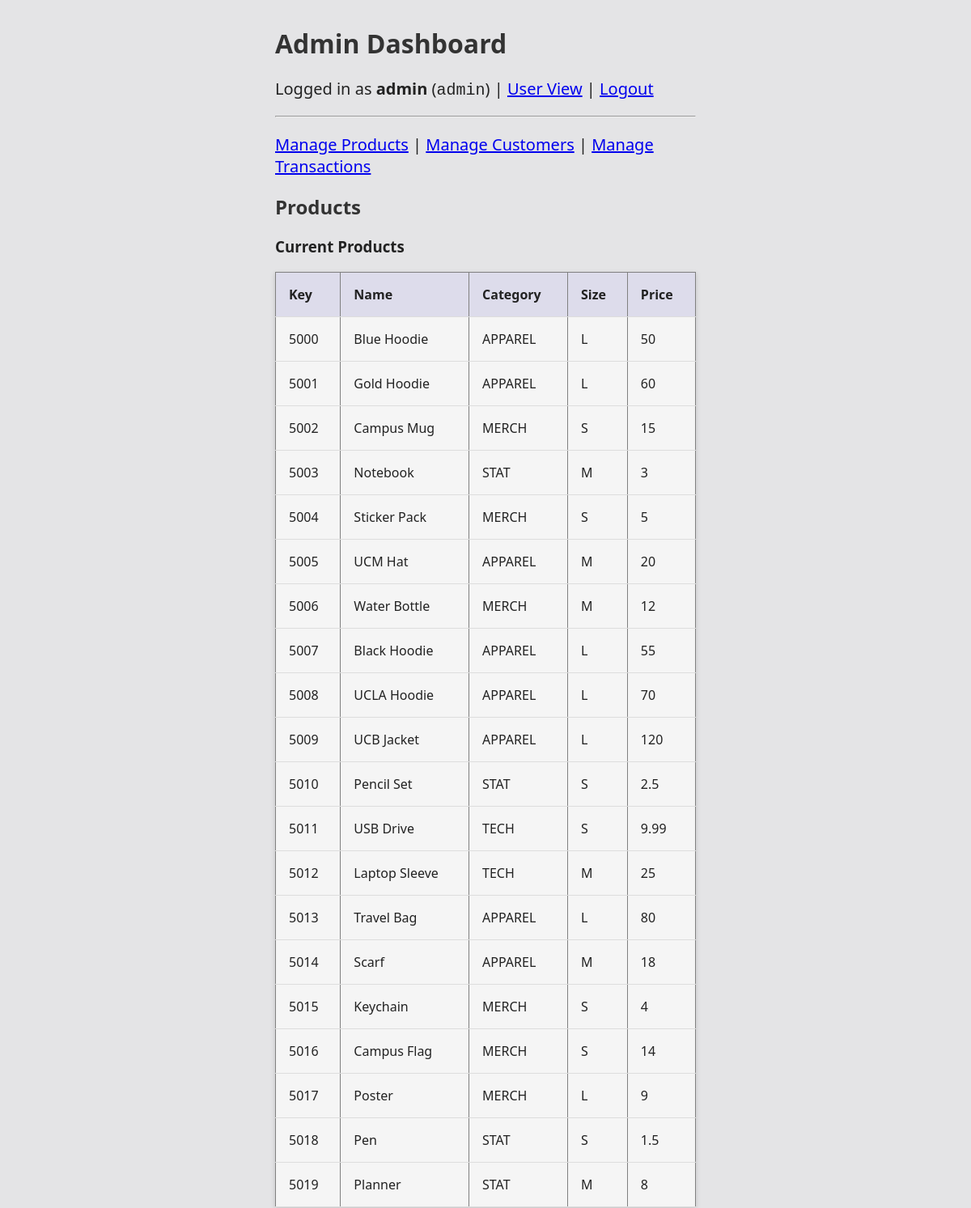
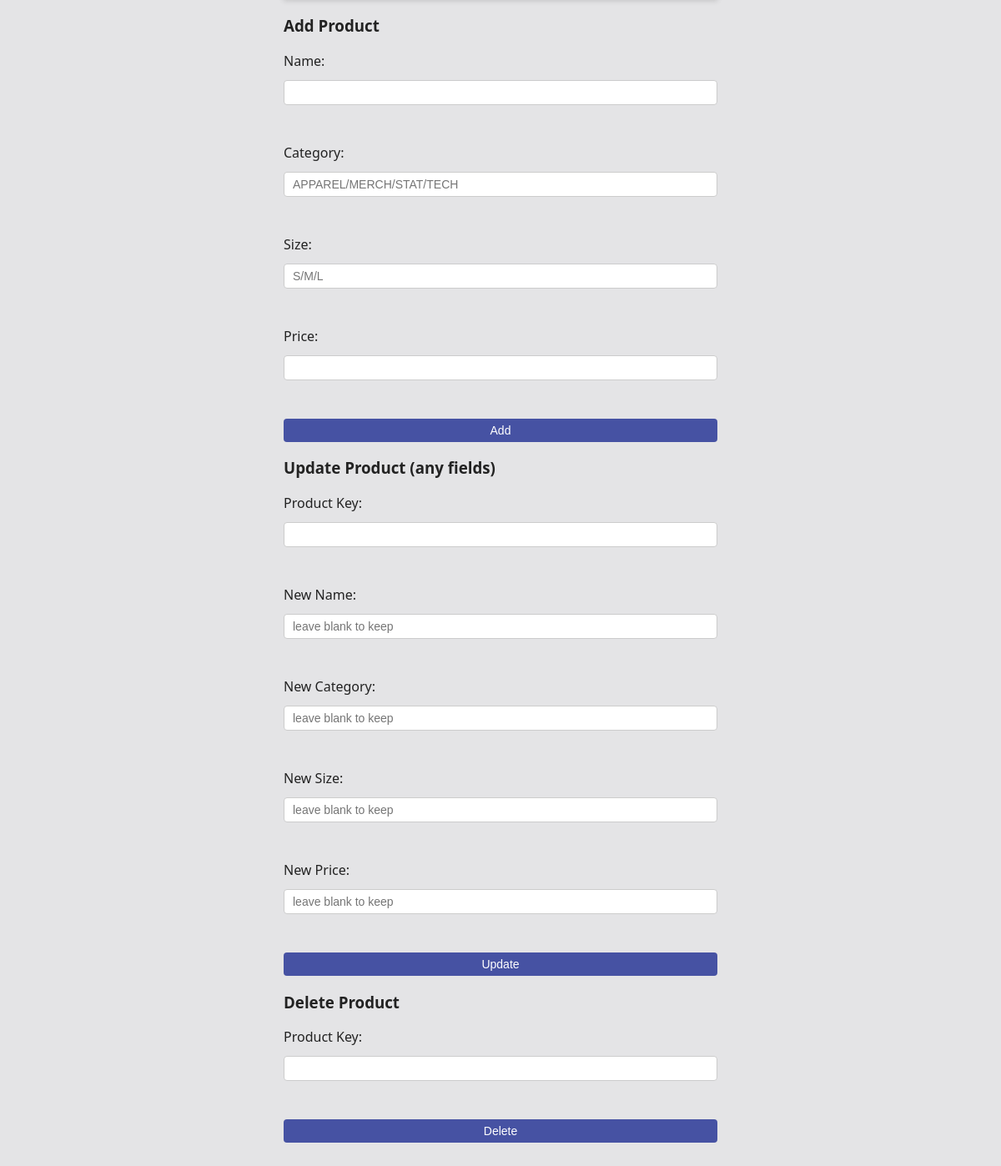
Page /admin/products (signed in) on the committed database (2 pictures, top to bottom).
### tables this page shows
CREATE TABLE product (
  p_productKey decimal(4,0) NOT NULL,
  p_name varchar(55) NOT NULL,
  p_category char(10) NOT NULL,
  p_size char(1) NOT NULL,
  p_price decimal(6,2) NOT NULL
);

### app.py (the view)
        def wrapped(*args, **kwargs):
            if "user_id" not in session:
                flash("Please log in first.", "error")
                return redirect(url_for("login"))
            if role is not None and session.get("role") != role:
                flash("You are not authorized to view this page.", "error")
                return redirect(url_for("home"))
            return fn(*args, **kwargs)

### app.py (called while the page is built, shortened)
def get_db_connection():
    conn = sqlite3.connect(DB_PATH)
    conn.row_factory = sqlite3.Row
    return conn

def login_required(role=None):
    def decorator(fn):
        def wrapped(*args, **kwargs):
            if "user_id" not in session:
                flash("Please log in first.", "error")
                return redirect(url_for("login"))
            if role is not None and session.get("role") != role:
                flash("You are not authorized to view this page.", "error")
                return redirect(url_for("home"))
            return fn(*args, **kwargs)
        wrapped.__name__ = fn.__name__
        return wrapped
    return decorator

@app.route("/admin/products", methods=["GET", "POST"])
@login_required(role="admin")
def admin_products():
    conn = get_db_connection()
    cur = conn.cursor()
    cur.execute("SELECT p_productKey, p_name, p_category, p_size, p_price FROM product ORDER BY p_productKey;")
    products = cur.fetchall()
    conn.close()
    return render_template("admin.html", section="products", products=products)

### templates/admin.html (shortened to what this page needs)
{% extends "base.html" %}
{% block body %}
<div class="container">
  <h1>Admin Dashboard</h1>
  <p>
    Logged in as <strong>{{ session.username }}</strong>
    (<code>{{ session.role }}</code>)
    | <a href="{{ url_for('home') }}">User View</a>
    | <a href="{{ url_for('logout') }}">Logout</a>
  </p>
  <hr>
  <p>
    <a href="{{ url_for('admin_products') }}">Manage Products</a> |
    <a href="{{ url_for('admin_customers') }}">Manage Customers</a> |
    <a href="{{ url_for('admin_transactions') }}">Manage Transactions</a>
  </p>
{% if section == "products" %}
  <h2>Products</h2>
  <h3>Current Products</h3>
  <table border="1" cellpadding="4" cellspacing="0">
    <tr>
      <th>Key</th><th>Name</th><th>Category</th><th>Size</th><th>Price</th>
    </tr>
    {% for p in products %}
    <tr>
      <td>{{ p.p_productKey }}</td>
      <td>{{ p.p_name }}</td>
      <td>{{ p.p_category }}</td>
      <td>{{ p.p_size }}</td>
      <td>{{ p.p_price }}</td>
    </tr>
    {% endfor %}
  </table>
  <h3>Add Product</h3>
  <form method="POST" action="{{ url_for('admin_products') }}">
    <label>Name:</label><input name="name"><br>
    <label>Category:</label><input name="category" placeholder="APPAREL/MERCH/STAT/TECH"><br>
    <label>Size:</label><input name="size" placeholder="S/M/L"><br>
    <label>Price:</label><input type="number" step="0.01" name="price"><br>
    <button type="submit">Add</button>
  </form>
  <h3>Update Product (any fields)</h3>
  <form method="POST" action="{{ url_for('admin_products') }}">
    <label>Product Key:</label><input name="productKey"><br>
    <label>New Name:</label><input name="name" placeholder="leave blank to keep"><br>
    <label>New Category:</label><input name="category" placeholder="leave blank to keep"><br>
    <label>New Size:</label><input name="size" placeholder="leave blank to keep"><br>
    <label>New Price:</label><input type="number" step="0.01" name="price" placeholder="leave blank to keep"><br>
    <button type="submit">Update</button>
  </form>
  <h3>Delete Product</h3>
  <form method="POST" action="{{ url_for('admin_products') }}">
    <label>Product Key:</label><input name="productKey"><br>
    <button type="submit">Delete</button>
  </form>
  {% else %}
    <p>Select a section above to manage Products, Customers, or Transactions.</p>
  {% endif %}
</div>
{% endblock %}

### templates/base.html (shortened to what this page needs)
<html lang="eng">
  <head>
    <link rel="stylesheet" href="{{ url_for('static', filename='styles.css') }}">
  </head>
  <body>
    {%block body%}{%endblock%}
  </body>
</html>

### static/styles.css (style rules this page uses)
body { font-family: system-ui, Arial, sans-serif; background-color: #f5f5f5; background-color: #e4e4e6; color: #222; margin: 0; padding: 0; }
.container { max-width: 60vw; min-height: 50vh; margin-top: 5rem; margin: 0 auto; }
h1, h2 { color: #333; }
p { font-size: 20px; }
input { padding: 6px 10px; border: 1px solid #ccc; border-radius: 4px; font-size: 14px; }
button { background-color: #4652a3; color: white; border: none; border-radius: 4px; padding: 6px 12px; cursor: pointer; font-size: 14px; }
table { width: 100%; border-collapse: collapse; margin-top: 12px; overflow: hidden; background-color: #f5f5f5; box-shadow: 0 2px 6px rgba(59, 59, 59, 0.2); }
th, td { text-align: left; padding: 8px; padding: 1rem; border-bottom: 1px solid #ddd; }
th { background-color: #f0f0f0; background-color: #dddceb; }

### templates/base.html (style rules this page uses)
body { font-family: system-ui, Arial, sans-serif; margin: 2rem; }
.container { max-width: 520px; margin: 0 auto; }
form { display:grid; gap:.75rem }

### rows in the picture
product: p_productKey "5000", p_name "Blue Hoodie", p_category "APPAREL", p_size "L", p_price "50"
product: p_productKey "5001", p_name "Gold Hoodie", p_category "APPAREL", p_size "L", p_price "60"
product: p_productKey "5002", p_name "Campus Mug", p_category "MERCH", p_size "S", p_price "15"
product: p_productKey "5003", p_name "Notebook", p_category "STAT", p_size "M", p_price "3"
product: p_productKey "5004", p_name "Sticker Pack", p_category "MERCH", p_size "S", p_price "5"
product: p_productKey "5005", p_name "UCM Hat", p_category "APPAREL", p_size "M", p_price "20"
product: p_productKey "5006", p_name "Water Bottle", p_category "MERCH", p_size "M", p_price "12"
product: p_productKey "5007", p_name "Black Hoodie", p_category "APPAREL", p_size "L", p_price "55"
product: p_productKey "5008", p_name "UCLA Hoodie", p_category "APPAREL", p_size "L", p_price "70"
product: p_productKey "5009", p_name "UCB Jacket", p_category "APPAREL", p_size "L", p_price "120"
product: p_productKey "5010", p_name "Pencil Set", p_category "STAT", p_size "S", p_price "2.5"
product: p_productKey "5011", p_name "USB Drive", p_category "TECH", p_size "S", p_price "9.99"
product: p_productKey "5012", p_name "Laptop Sleeve", p_category "TECH", p_size "M", p_price "25"
product: p_productKey "5013", p_name "Travel Bag", p_category "APPAREL", p_size "L", p_price "80"
product: p_productKey "5014", p_name "Scarf", p_category "APPAREL", p_size "M", p_price "18"
product: p_productKey "5015", p_name "Keychain", p_category "MERCH", p_size "S", p_price "4"
product: p_productKey "5016", p_name "Campus Flag", p_category "MERCH", p_size "S", p_price "14"
product: p_productKey "5017", p_name "Poster", p_category "MERCH", p_size "L", p_price "9"
product: p_productKey "5018", p_name "Pen", p_category "STAT", p_size "S", p_price "1.5"
product: p_productKey "5019", p_name "Planner", p_category "STAT", p_size "M", p_price "8"

### other values in the picture
{{ session.username }} "admin"
{{ session.role }} "admin"
